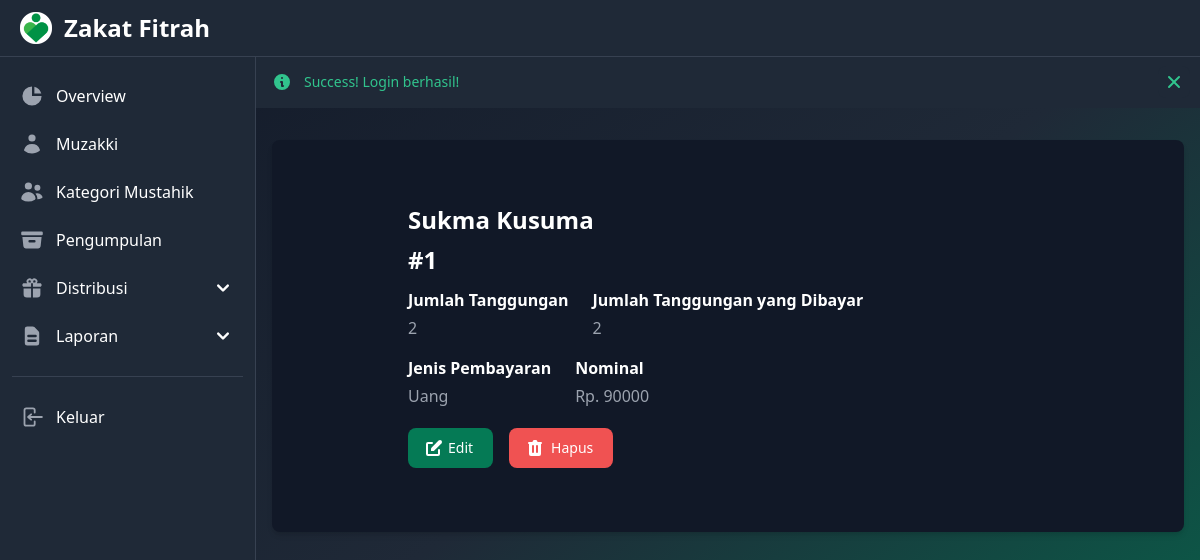
Page /pengumpulan/view.php?id=1 (signed in) on the committed database.
### tables this page shows
CREATE TABLE `bayarzakat` (
  `id_zakat` int(11) NOT NULL,
  `nama_KK` varchar(50) NOT NULL,
  `jumlah_tanggungan` int(11) NOT NULL,
  `jenis_bayar` enum('beras','uang') NOT NULL,
  `jumlah_tanggunganyangdibayar` int(11) NOT NULL,
  `bayar_beras` double NOT NULL,
  `bayar_uang` int(11) NOT NULL
);

### pengumpulan/view.php (the view, shortened to what this page needs)
<?php session_start();
if (isset($_SESSION['flash_status'])) {
  $flash_status = $_SESSION['flash_status'];
  $flash_message = $_SESSION['flash_message'];
}
include_once("../koneksi.php");
$id = $_GET['id'];
$result = mysqli_query($mysqli, "SELECT * FROM bayarzakat WHERE id_zakat='$id'");
while ($res = mysqli_fetch_array($result)) {
  $nama = $res['nama_KK'];
  $jumlah_tanggungan = $res['jumlah_tanggungan'];
  $jenis_bayar = $res['jenis_bayar'];
  $jumlah_tanggunganyangdibayar = $res['jumlah_tanggunganyangdibayar'];
  $bayar = "";
  if ($jenis_bayar === "beras") {
    $bayar = $res['bayar_beras'];
  } else if ($jenis_bayar === "uang") {
    $bayar = $res['bayar_uang'];
  }
}
?>
<!DOCTYPE html>
<html lang="en">
<head>
  <link rel="stylesheet" href="../styles.css">
</head>
<body class="min-h-screen min-w-screen bg-gradient-to-tl from-green-700 via-gray-800 to-gray-900">
  <nav class="fixed top-0 z-50 w-full border-b bg-gray-800 border-gray-700">
    <div class="px-3 py-3 lg:px-5 lg:pl-3">
      <div class="flex items-center justify-between">
        <div class="flex items-center justify-start">
          <a href="../index.php" class="flex ml-2 md:mr-24">
            <img src="../logo.png" class="h-8" alt="Zakat Logo" />
            <span class="self-center text-xl font-semibold ml-3 sm:text-2xl whitespace-nowrap text-white">Zakat Fitrah</span>
          </a>
        </div>
      </div>
    </div>
  </nav>
  <aside id="default-sidebar" class="fixed top-14 left-0 z-40 w-64 h-screen transition-transform -translate-x-full md:translate-x-0" aria-label="Sidenav">
    <div class="overflow-y-auto py-5 px-3 h-full border-r bg-gray-800 border-gray-700">
      <ul class="space-y-2">
        <li>
          <a href="../index.php" class="flex items-center p-2 text-base font-normal rounded-lg text-white hover:bg-gray-700 group">
            <svg aria-hidden="true" class="w-6 h-6 transition duration-75 text-gray-400 group-hover:text-white" fill="currentColor" viewBox="0 0 20 20" xmlns="http://www.w3.org/2000/svg">
              <path d="M2 10a8 8 0 018-8v8h8a8 8 0 11-16 0z"></path>
              <path d="M12 2.252A8.014 8.014 0 0117.748 8H12V2.252z"></path>
            </svg>
            <span class="ml-3">Overview</span>
          </a>
        </li>
        <li>
          <a href="../muzakki/index.php" class="flex items-center p-2 text-base font-normal rounded-lg text-white hover:bg-gray-700 group">
            <span class="ml-3">Muzakki</span>
          </a>
        </li>
        <li>
          <a href="../kategori-mustahik/index.php" class="flex items-center p-2 text-base font-normal rounded-lg text-white hover:bg-gray-700 group">
            <span class="ml-3">Kategori Mustahik</span>
          </a>
        </li>
        <li>
          <a href="../pengumpulan/index.php" class="flex items-center p-2 text-base font-normal rounded-lg text-white hover:bg-gray-700 group">
            <span class="ml-3">Pengumpulan</span>
          </a>
        </li>
        <li>
          <button type="button" class="flex items-center p-2 w-full text-base font-normal rounded-lg transition duration-75 group text-white hover:bg-gray-700" aria-controls="dropdown-distribusi" data-collapse-toggle="dropdown-distribusi">
            <span class="flex-1 ml-3 text-left whitespace-nowrap">Distribusi</span>
            <svg aria-hidden="true" class="w-6 h-6" fill="currentColor" viewBox="0 0 20 20" xmlns="http://www.w3.org/2000/svg">
              <path fill-rule="evenodd" d="M5.293 7.293a1 1 0 011.414 0L10 10.586l3.293-3.293a1 1 0 111.414 1.414l-4 4a1 1 0 01-1.414 0l-4-4a1 1 0 010-1.414z" clip-rule="evenodd"></path>
            </svg>
          </button>
        </li>
        <li>
          <button type="button" class="flex items-center p-2 w-full text-base font-normal rounded-lg transition duration-75 group text-white hover:bg-gray-700" aria-controls="dropdown-laporan" data-collapse-toggle="dropdown-laporan">
            <span class="flex-1 ml-3 text-left whitespace-nowrap">Laporan</span>
            <svg aria-hidden="true" class="w-6 h-6" fill="currentColor" viewBox="0 0 20 20" xmlns="http://www.w3.org/2000/svg">
              <path fill-rule="evenodd" d="M5.293 7.293a1 1 0 011.414 0L10 10.586l3.293-3.293a1 1 0 111.414 1.414l-4 4a1 1 0 01-1.414 0l-4-4a1 1 0 010-1.414z" clip-rule="evenodd"></path>
            </svg>
          </button>
        </li>
      </ul>
      <ul class="pt-5 mt-5 space-y-2 border-t border-gray-700">
        <li>
          <a href="../logout.php" class="flex items-center p-2 text-base font-normal rounded-lg transition duration-75 hover:bg-gray-700 text-white group">
            <span class="ml-3">Keluar</span>
          </a>
        </li>
      </ul>
    </div>
  </aside>
  <div class="mt-14 md:ml-64">
    <?php if (isset($flash_status)) { ?>
      <div id="alert" <?php if ($flash_status === 'Error') { ?> class="flex p-4 mb-4 bg-gray-800 text-red-400" <?php } elseif ($flash_status === 'Success') { ?> class="flex p-4 mb-4 bg-gray-800 text-green-400" <?php } ?> role="alert">
        <div class="ml-3 text-sm font-medium">
          <?php echo $flash_status; ?>! <?php echo $flash_message; ?>
        </div>
        <button type="button"  <?php if ($flash_status === 'Success') { ?> class="ml-auto -mx-1.5 -my-1.5 rounded-lg focus:ring-2 focus:ring-green-400 p-1.5 inline-flex h-8 w-8 bg-gray-800 text-green-400 hover:bg-gray-700" <?php } ?> data-dismiss-target="#alert" aria-label="Close">
        </button>
      </div>
    <?php } ?>
    <main class="mx-auto p-4">
      <section class="bg-gray-900 relative shadow-md sm:rounded-lg">
        <div class="py-8 px-4 mx-auto max-w-2xl lg:py-16">
          <h2 class="mb-2 text-xl font-semibold leading-none md:text-2xl text-white"><?php echo $nama ?></h2>
          <p class="mb-4 text-xl font-extrabold leading-none md:text-2xl text-white">#<?php echo $id ?></p>
          <dl class="flex items-center space-x-6">
            <div>
              <dt class="mb-2 font-semibold leading-none text-white">Jumlah Tanggungan</dt>
              <dd class="mb-4 font-light sm:mb-5 text-gray-400"><?php echo $jumlah_tanggungan ?></dd>
            </div>
            <div>
              <dt class="mb-2 font-semibold leading-none text-white">Jumlah Tanggungan yang Dibayar</dt>
              <dd class="mb-4 font-light sm:mb-5 text-gray-400"><?php echo $jumlah_tanggunganyangdibayar ?></dd>
            </div>
          </dl>
          <dl class="flex items-center space-x-6">
            <div>
              <dt class="mb-2 font-semibold leading-none text-white">Jenis Pembayaran</dt>
              <dd class="mb-4 font-light sm:mb-5 text-gray-400"><?php if ($jenis_bayar === "beras") echo "Beras";
                                                                else echo "Uang"; ?></dd>
            </div>
            <div>
              <dt class="mb-2 font-semibold leading-none text-white">Nominal</dt>
              <dd class="mb-4 font-light sm:mb-5 text-gray-400"><?php if ($jenis_bayar === "beras") echo "$bayar" . " kg";
                                                                else echo "Rp. " . "$bayar"; ?></dd>
            </div>
          </dl>
          <div class="flex items-center space-x-4">
            <a href="./edit.php?id=<?php echo $id ?>" class="text-white inline-flex items-center focus:ring-4 focus:outline-none font-medium rounded-lg text-sm px-5 py-2.5 text-center bg-green-600 hover:bg-green-700 focus:ring-green-800">
              Edit
            </a>
            <a href="./delete.php?id=<?php echo $id ?>" class="inline-flex items-center text-white bg-red-500 hover:bg-red-600 focus:ring-red-900 focus:ring-4 focus:outline-none font-medium rounded-lg text-sm px-5 py-2.5 text-center">
              Hapus
            </a>
          </div>
        </div>
      </section>
    </main>
  </div>
</body>
</html>

### rows in the picture
bayarzakat: nama_KK "Sukma Kusuma", jumlah_tanggungan "2", jumlah_tanggunganyangdibayar "2", bayar_uang "90000"

### other values in the picture
$flash_status "Success"
$flash_message "Login berhasil!"
$id "1"
